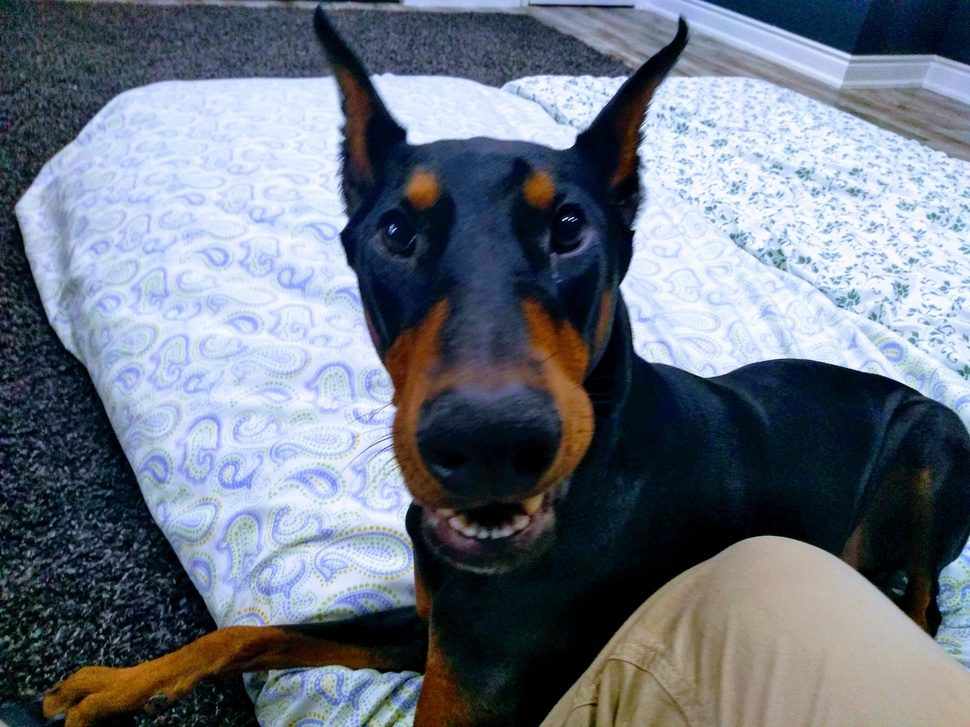
#> input picture examples/pics/EFFECTS.jpg, 970 x 727 px, shrunk from 4160 x 3120 before the run, given in place of the camera
$ python color_tracker.py
#> lines starting #> are read from the running program, lines starting #| are printed output that depends on the picture; after the words box and inside, x2 and y2 are one past the last pixel; in counts of white or black regions, pixels touching at a corner belong together
import cv2
import numpy as np

if __name__ == "__main__":

    cap = cv2.VideoCapture(0)

    while(1):

        # Take each frame
        _, frame = cap.read()
#> frame is the input picture: shape (727, 970, 3); mean B, G, R 129.6, 116.6, 107.9

        # Convert BGR to HSV
        hsv = cv2.cvtColor(frame, cv2.COLOR_BGR2HSV)
#> hsv: shape (727, 970, 3); mean H, S, V 92.4, 106.5, 136

        # define range of blue color in HSV
        lower_blue = np.array([100,25,25])
        upper_blue = np.array([130,255,255])

        # Threshold the HSV image to get only blue colors
        mask = cv2.inRange(hsv, lower_blue, upper_blue)
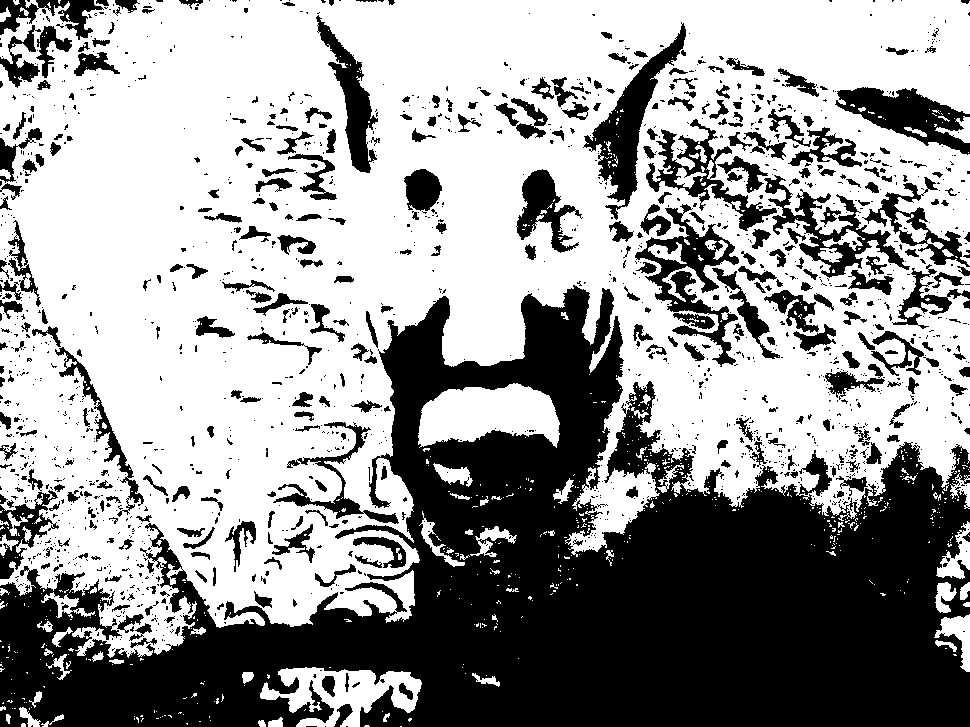
#> mask: shape (727, 970); 60.2% white; 1692 black regions (1316 under 20 px), largest, box (x1, y1, x2, y2) and area: (0, 285, 970, 727) 199066, (583, 22, 686, 220) 4994, (635, 204, 739, 367) 4694

        # Bitwise-AND mask and original image
        res = cv2.bitwise_and(frame,frame, mask= mask)
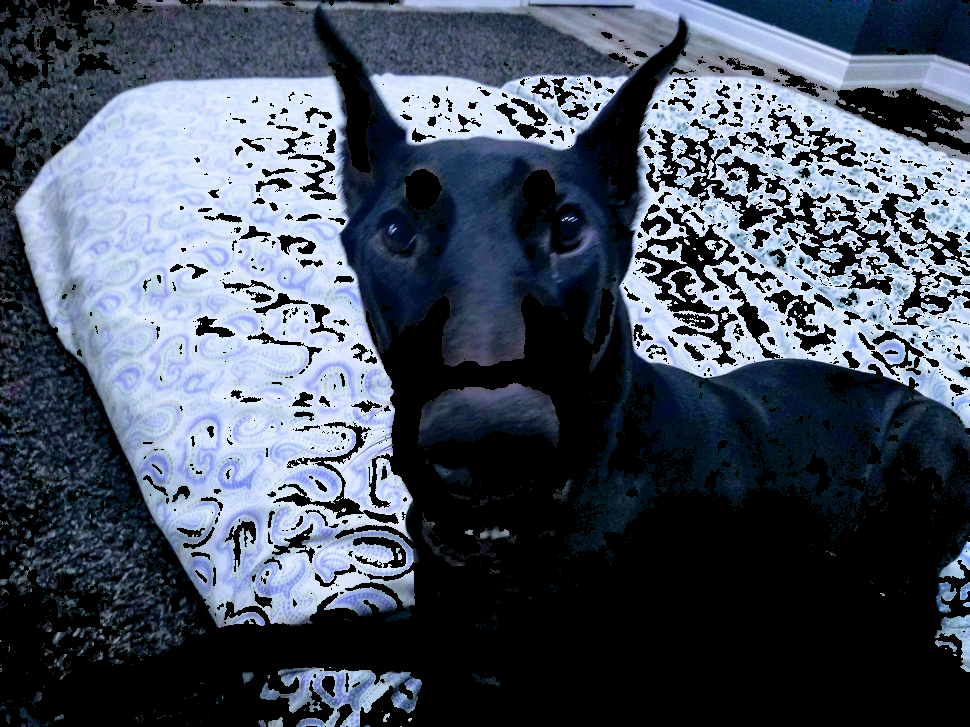
#> res: shape (727, 970, 3); mean B, G, R 95.5, 80.6, 71.2

        binary_img = cv2.inRange(hsv, lower_blue, upper_blue)

        cv2.imshow('frame',frame)
        cv2.imshow('binimg',mask)
        cv2.imshow('res',res)


        k = cv2.waitKey(5) & 0xFF
#> (key Esc is pressed here)
        if k == 27:
            break

    cv2.destroyAllWindows()

$ run again, on examples/pics/Lionel-Messi.jpg
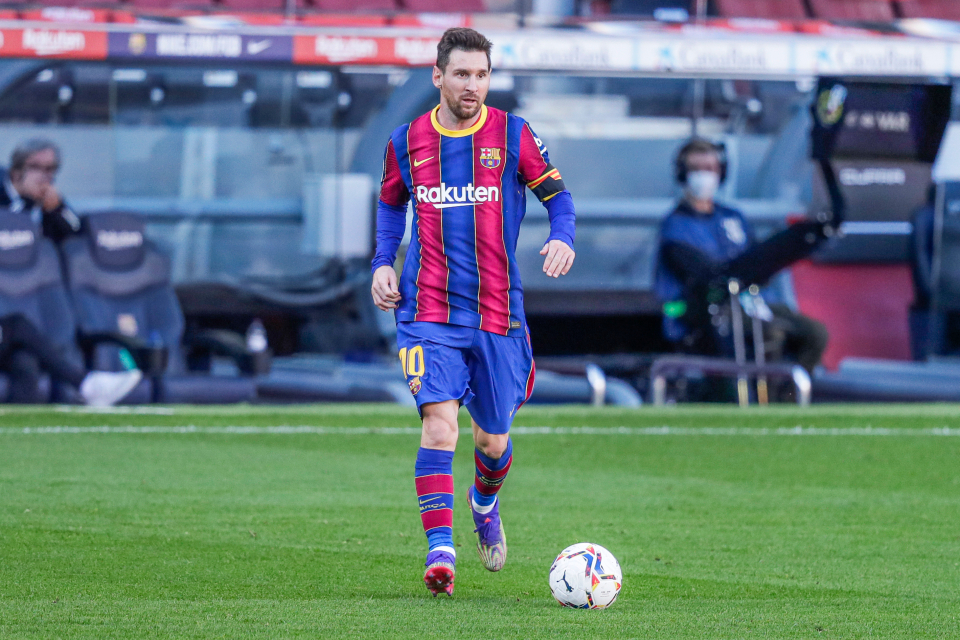
#> input picture examples/pics/Lionel-Messi.jpg, 960 x 640 px, given in place of the camera
#> frame is the input picture: shape (640, 960, 3); mean B, G, R 122.1, 119.3, 99.5
#> hsv: shape (640, 960, 3); mean H, S, V 95.1, 118.8, 150.2
#> `mask = cv2.inRange(hsv, lower_blue, upper_blue)`:
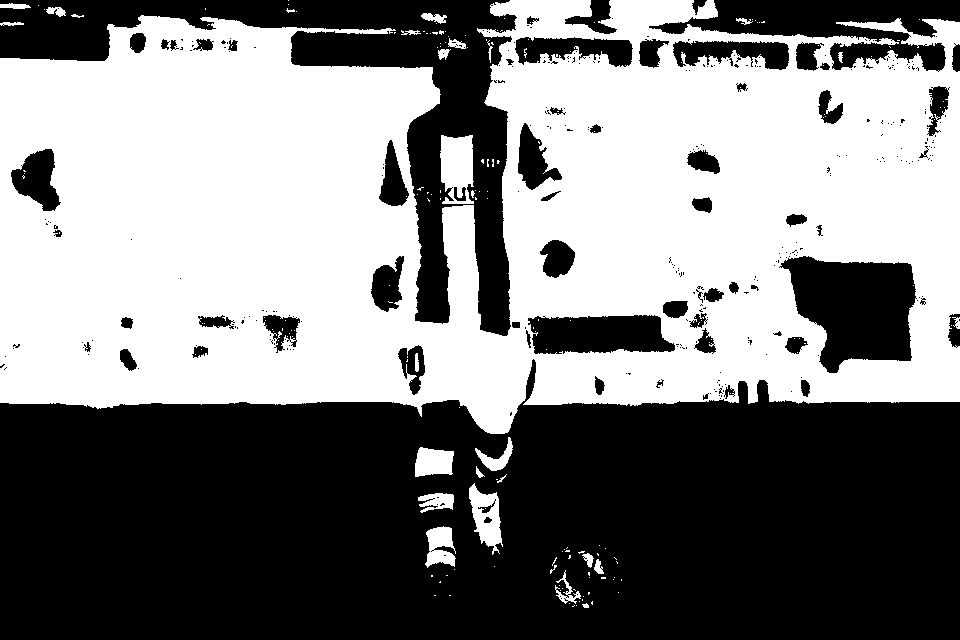
#> mask: shape (640, 960); 49.8% white; 186 white regions (157 under 20 px), largest, box (x1, y1, x2, y2) and area: (0, 0, 960, 434) 298101, (440, 135, 474, 204) 1867, (469, 483, 503, 555) 1287
#> `res = cv2.bitwise_and(frame,frame, mask= mask)`:
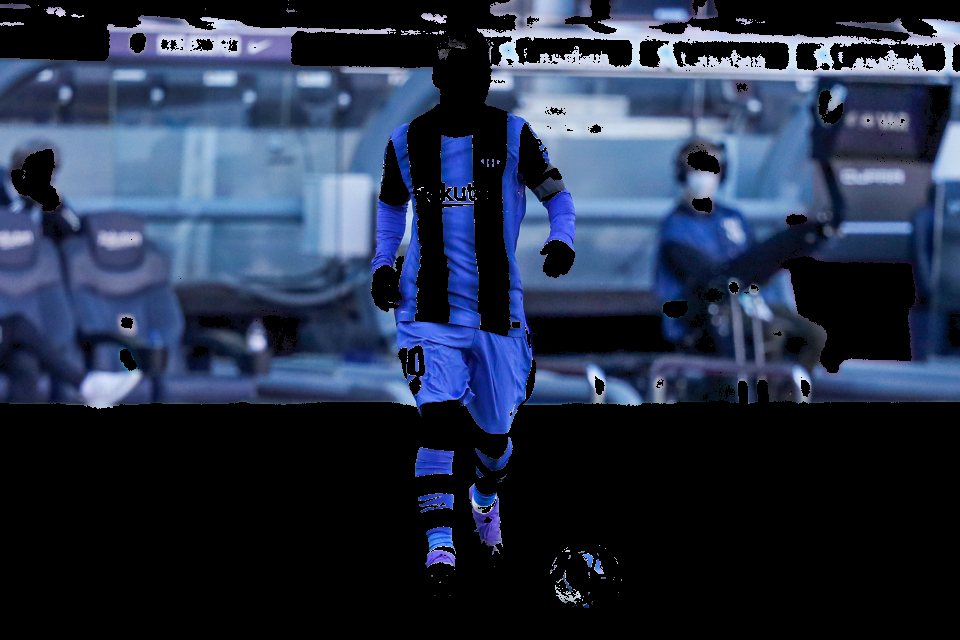
#> res: shape (640, 960, 3); mean B, G, R 70.9, 48.9, 38.1
